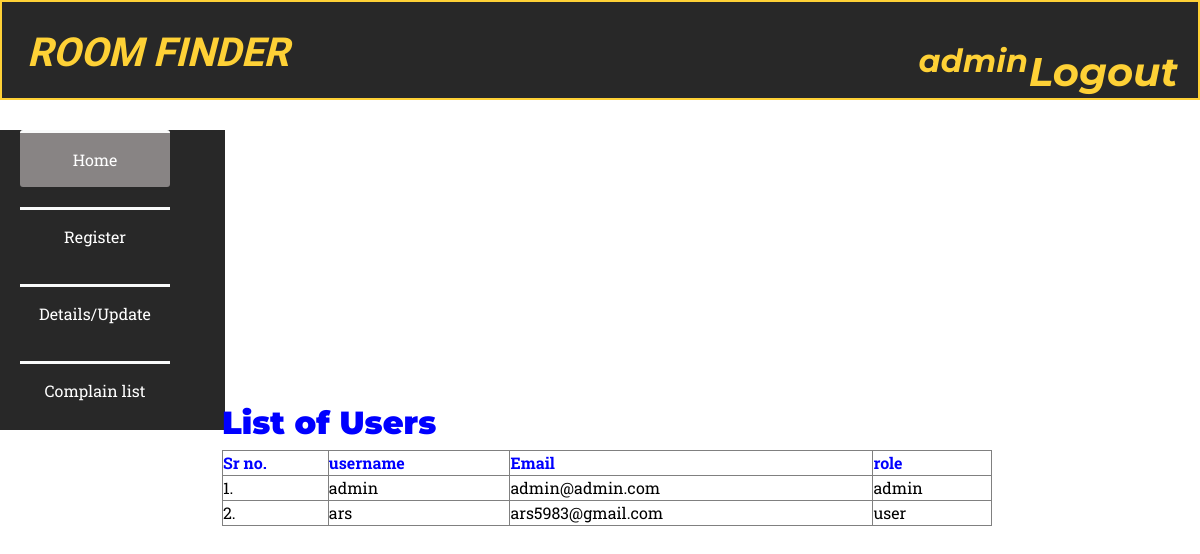
/users.php (signed in), run on the app's committed database.
### tables this page shows
CREATE TABLE `users` (
  `id` int(10) UNSIGNED NOT NULL,
  `username` varchar(191) NOT NULL,
  `email` varchar(191) NOT NULL,
  `password` varchar(191) NOT NULL,
  `role` varchar(100) DEFAULT 'user',
  `created_at` timestamp NULL DEFAULT current_timestamp(),
  `updated_at` timestamp NULL DEFAULT current_timestamp()
);

### users.php (the view, shortened to what this page needs)
<?php
$mysqli =  mysqli_connect('localhost', 'root', '', 'roomfinder');
$sql = "SELECT * FROM users ";
$result = $mysqli->query($sql);
?>
<!DOCTYPE html>
<html lang="en">
  <head>
    <link href="../assets/plugins/bootstrap/css/bootstrap.min.css" rel="stylesheet">
    <link href="../assets/plugins/font-awesome/css/font-awesome.min.css" rel="stylesheet" type="text/css">
    <link href="../assets/css/rent.css" rel="stylesheet">
    <link href="../assets/css/style.css" rel="stylesheet">
  </head>
  <body id="page-top">
<!DOCTYPE html>
 <html lang="en">
 <head>
   <link href="assets/css/dash.css" rel='stylesheet'>
   <link href="../assets/css/rent.css" rel="stylesheet">
    <link href="../assets/css/style.css" rel="stylesheet">
 </head>
 <body>
    <div class="top">
        <div class ="left_div">
          <h1 style=" font-family: Sofia;">ROOM FINDER<h1>
        </div>
        <div class="right_div">
        <h2 style="margin-right:150px;" ><?php echo $_SESSION['username']; ?></h2>
          <h1 style="margin-top:-40px;"><a href="index1.php">Logout</a></h1>
        </div>
      </div>
   <div class="menu">
      <ul>
        <li class ="active"><a  href="dashboard.php">Home</a></li>
        <li><a href="roomregister.php">Register</a></li>
        <li><a href="list_room.php">Details/Update</a>
        <?php
        if($_SESSION['username']=="admin")
          echo "<li><a href='cmplist.php'>Complain list</a></li>";
       ?>
     </div>
<section class="wrapper" style="margin-left: 16%;margin-top: -23%; ">
    <div class="container">
	    <div class="row">
		<div class="col-12">
		<h2 style="margin-top:110px; color:blue "><b>List of Users</b></h2>
		<table border ="1px" width="80%">
        <thead><tr>
        <th>Sr no.</th>
        <th>username</th>
        <th>Email</th>
        <th>role</th>
        </tr>
        </thead>
        <tbody>
   	  <?php
					 $i=1;
					 while($rows=$result->fetch_assoc())
					 {
				  ?>
									<td style="color:black "><?php echo $i.".";?></td>
									<td style="color:black "><?php echo $rows['username'];?></td>
									<td style="color:black "><?php echo $rows['email'];?></td>
									<td style="color:black "><?php echo $rows['role'];?></td>
								   <?php $i=$i+1;?>
									</tr> </tbody>
								<?php
									}
								 ?>
							</table>
								</div>
							</div>
						</div>
					</section>
					  </body>
					</html>

### assets/css/rent.css (style rules this page uses)
body { overflow-x: hidden; font-family: 'Roboto Slab', 'Helvetica Neue', Helvetica, Arial, sans-serif; }
a { color: #fed136; }
h1, h2, h3, h4, h5, h6 { font-weight: 700; font-family: 'Montserrat', 'Helvetica Neue', Helvetica, Arial, sans-serif; }
section { padding: 100px 0; }
@media (min-width: 768px) { section { padding: 140px 0; } }

### assets/css/style.css (style rules this page uses)
section { padding-left: 15px; }

### assets/css/dash.css (style rules this page uses)
* { margin: 0px; padding: 0px; box-sizing: border-box; white-space:nowrap; }
body { color: aliceblue; background-size: cover; background-position: center; font-family: sans-serif; }
.top { height: 100px; background-color:#282828; border: 2px solid #fed136; padding-bottom: 10px; font-family: monospace !important; font-style: italic; }
.left_div { text-align: left; float: left; color: #fed136; font-size: 18px; margin-top: 27px; margin-left: 25px; }
.right_div { float: right; text-align: right; color: #fed136; font-size: 20px; margin-right: 20px; margin-top:40px; }
.menu { background-color:#282828; text-align: center; height: 300px; width: 225px; margin-top: 15px; }
.menu ul { margin-top: 30px; list-style: none; color: cornsilk; }
.menu ul li { width:150px; margin:20px; padding:15px; border:3px solid #f9fafa; border-bottom: 0px; border-left: 0px; border-right: 0px; }
.menu ul li a { text-decoration: none; color: rgb(255, 255, 255); }
.menu ul li:hover, .active { background-color: rgb(136, 132, 132); border-radius: 3px; }

### users.php (style rules this page uses)
th { color:blue; }

### data on the page
users: username "admin", email "admin@admin.com", role "admin"
users: username "ars", email "ars5983@gmail.com", role "user"

### other printed values
$_SESSION['username'] "admin"
